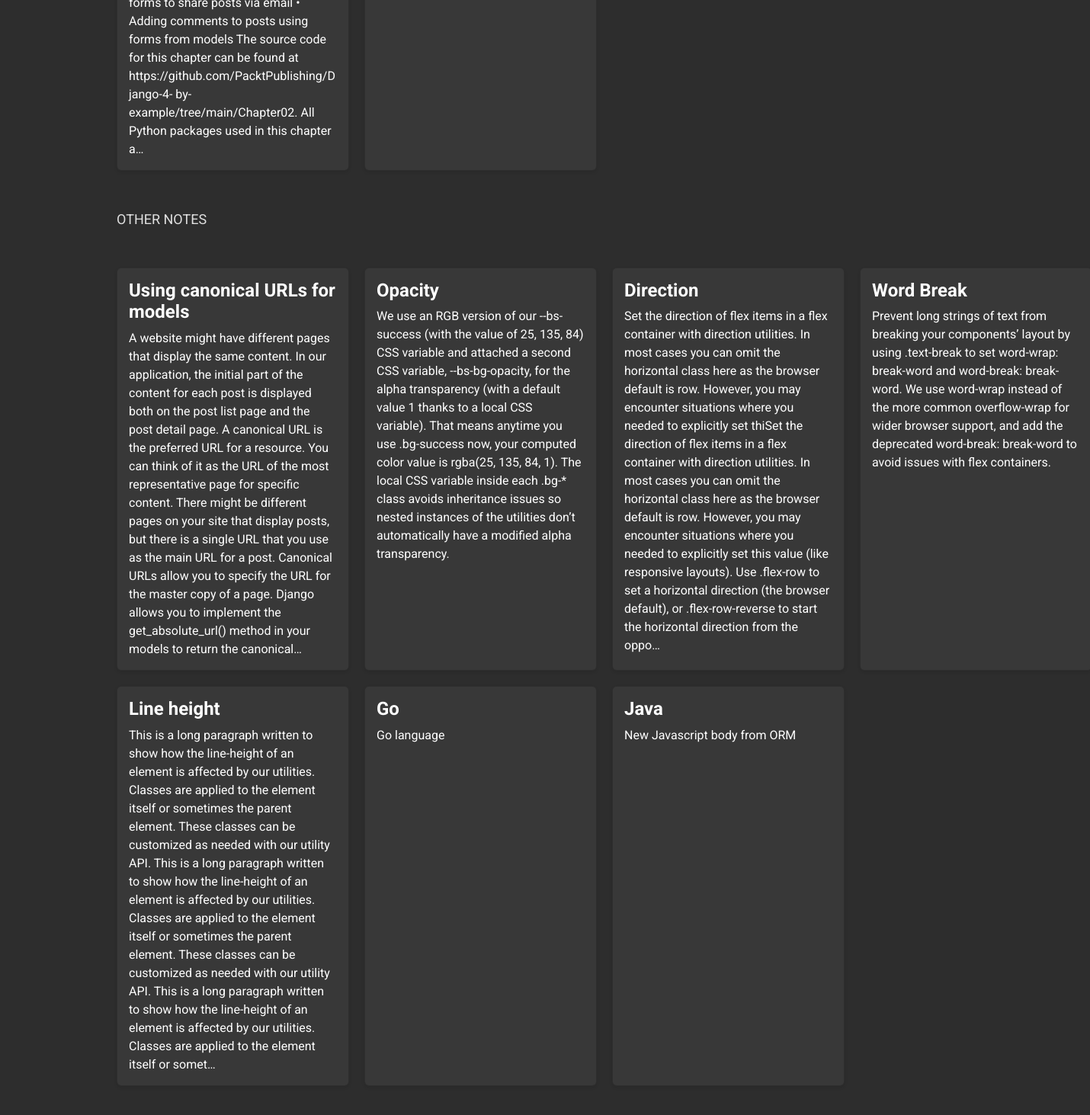
Before: /notes/ (lower part) with the older database file.
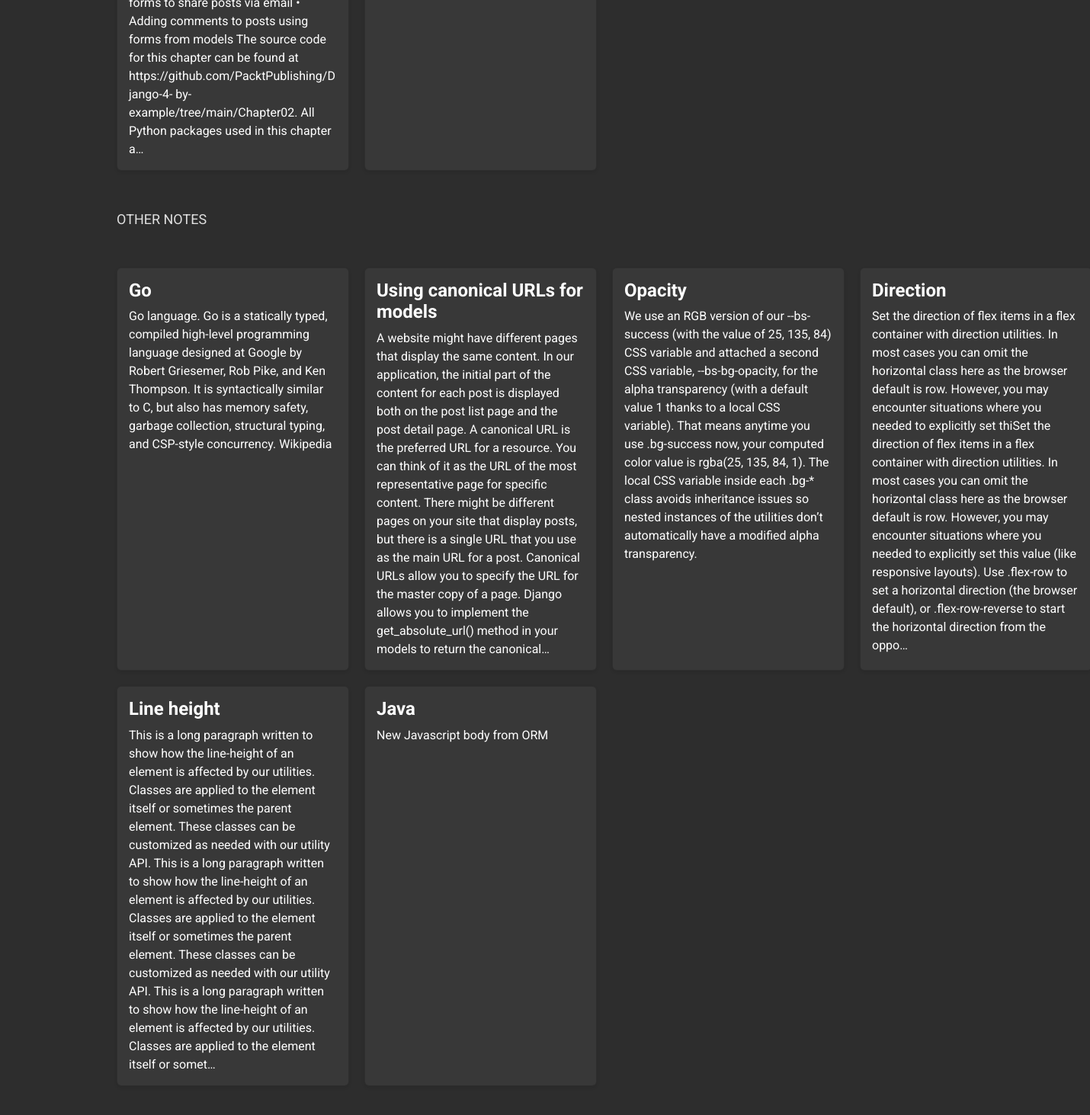
After: the same page with the newer database file.
### notes/models.py (models this page shows, shortened)
class Note(models.Model):
    title= models.CharField(max_length=100, null=False)
    body= models.TextField()
    label= models.ForeignKey(Label, on_delete=models.SET_NULL, related_name="notes", blank=True, null=True)
    archived= models.BooleanField(default=False)
    pinned= models.BooleanField(default= False)
    created = models.DateTimeField(auto_now_add= True)
    updated= models.DateTimeField(auto_now=True)
    class Meta:
        ordering= ['-updated']
        indexes= [
            models.Index(fields=["-updated"])
        ]
        verbose_name = "Note"
        verbose_name_plural= "Notes"

### notes/views.py (the view)
# urls.py: path('', notes_list, name='note_list'),
def notes_list(request):
    pinned_notes= Note.objects.filter(pinned=True, archived= False)
    other_notes= Note.objects.filter(pinned=False, archived= False)
    return render(request,
                  'notes/note/list.html',
                  {'pinned_notes': pinned_notes,
                   'other_notes': other_notes})

### notes/templates/notes/note/list.html (shortened to what this page needs)
{% extends "notes/base.html" %}
{% block content %}
<div class="card-container">
    {% for pinned_note in pinned_notes %}
    <div class="card">
        <a href="" class="note-link">
            <p class="card-text">{{ pinned_note.body|truncatechars:650 }}</p>
        </a>
    </div>
    {% endfor %}
</div>
<p class="text-capitalize">OTHER NOTES</p>
<div class="card-container">
    {% for other_note in other_notes %}
    <div class="card">
        <a href="" class="note-link">
            <h5 class="card-title">{{ other_note.title }}</h5>
            <p class="card-text">{{ other_note.body|truncatechars:650 }}</p>
        </a>
    </div>
    {% endfor %}
</div>
{% endblock %}

Changed rows visible on the page:
no longer on this page (row edited): Note: title "Word Break", body "Prevent long strings of text from breaking your components’ layout by using .text-break to set word-wrap: break-word and word-break: break-word. We use word-wrap instead of the more common overflow-wrap for wider browser support, and add the deprecated word-break: break-word to avoid issues with flex containers."
changed Note "Go": body "Go language" → "Go language. Go is a statically typed, compiled high-level programming language designed at Google by Robert Griesemer, Rob Pike, and Ken Thompson. It is syntactically similar to C, but also has memory safety, garbage collection, structural typing, and CSP-style concurrency. Wikipedia"; moves up the list
